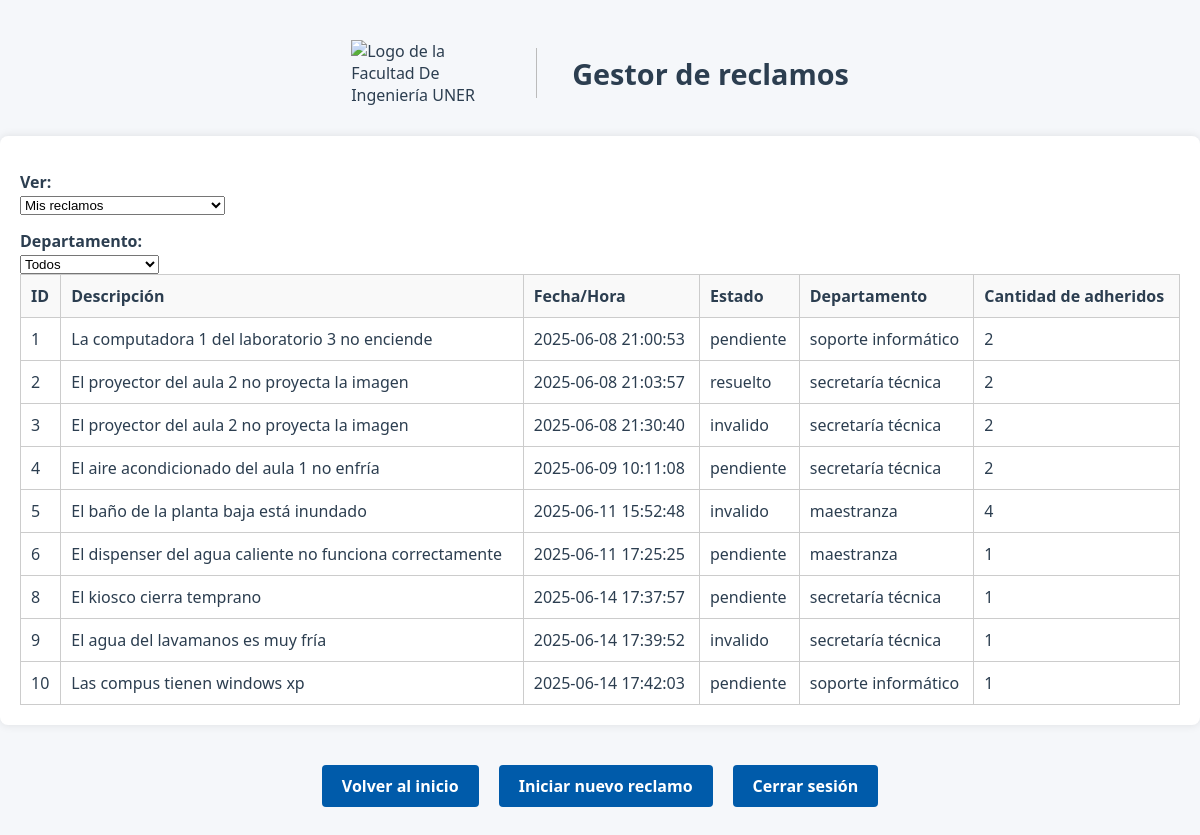
/listarReclamos (signed in), run on an earlier commit of the app's database.
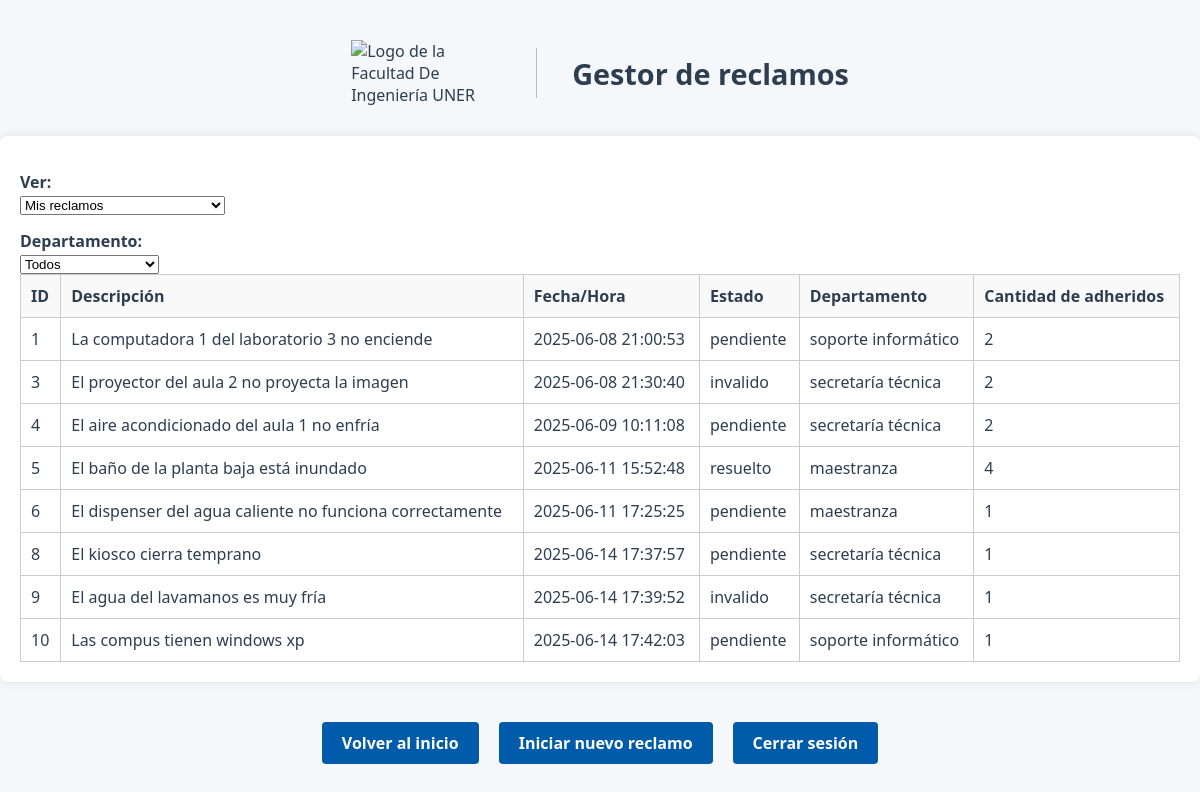
And on a later commit of the database.
### modules/modelosDTO.py (models this page shows, shortened)
class ModeloReclamo(Base):
    __tablename__ = 'Reclamos'
    id = Column(Integer(), primary_key=True, autoincrement=True)
    idUsuario = Column(Integer, ForeignKey('Usuarios.id'), nullable=False)
    fechaYHora = Column(String(50), nullable=False)  # Formato de fecha y hora
    estado = Column(String(20), nullable=False, default='pendiente')
    tiempoResolucion = Column(Integer, nullable=True, default=None)
    departamento = Column(String(20), nullable=False)
    numeroAdheridos = Column(Integer, nullable=False, default=0)
    descripcion = Column(Text, nullable=False)
    imagen = Column(String(255), nullable=True)
    usuariosAdheridos = relationship(
        "ModeloUsuario",
        secondary=asociacion_usuarios_adheridos,
        backref="reclamosAdheridos"
    ) #como definimos backref no hace falta poner la relacion inversa

### server.py (the view)
@app.route("/listarReclamos", methods=["GET", "POST"])
@login_required
def listarReclamos():
    username = current_user.nombre
    idUsuario = current_user.id
    filtroUsuario = request.form.get("filtroUsuario", "mios")
    filtroDepartamento = request.form.get("filtroDepartamento", "todos")
    if filtroUsuario == "todos":
        reclamosFiltrados = repoReclamo.obtenerRegistrosFiltro("estado", "pendiente")
    elif filtroUsuario == "mios":
        reclamosMios = repoReclamo.obtenerRegistrosFiltro("idUsuario", idUsuario)
        todosReclamos = repoReclamo.obtenerRegistrosTotales()
        reclamosAdheridos = [r for r in todosReclamos if idUsuario in r.usuariosAdheridos]
        reclamosFiltrados = list({r.id: r for r in reclamosMios + reclamosAdheridos}.values())
    if filtroDepartamento != "todos":
        reclamosFiltrados = [
            r for r in reclamosFiltrados if r.departamento == filtroDepartamento
        ]
    return render_template(
        "listarReclamos.html",
        reclamos=reclamosFiltrados,
        username=username,
        idUsuario=idUsuario,
        filtro_usuario=filtroUsuario
    )

### modules/gestorLogin.py (called while the page is built)
    def __cargarUsuarioActual(self, idUsuario):
        usuario = self.__gestorUsuarios.cargarUsuario(idUsuario)
        if usuario:
            return FlaskLoginUser(usuario)
        return None

### modules/gestorUsuarios.py (called while the page is built)
    def cargarUsuario(self, idUsuario):
        registro = self.__repo.obtenerRegistroFiltro("id", idUsuario) #devuelve un objeto Usuario o None
        return registro.to_dict() if registro else None

### modules/reclamo.py (called while the page is built)
    @property
    def id(self):
        return self.__id

    @property
    def fechaYHora(self):
        return self.__fechaYHora

    @property
    def estado(self):
        return self.__estado

    @property
    def departamento(self):
        return self.__departamento

    @property
    def numeroAdheridos(self):
        return self.__numeroAdheridos

    @property
    def descripcion(self):
        return self.__descripcion

    @property
    def usuariosAdheridos(self):
        return self.__usuariosAdheridos

### modules/repositorioConcretoBD.py (called while the page is built)
    def obtenerRegistroFiltro(self, filtro, valor):
        modeloUsuario = self.__session.query(ModeloUsuario).filter_by(**{filtro:valor}).first()
        return self.__map_modelo_a_usuario(modeloUsuario) if modeloUsuario else None

    def __map_modelo_a_usuario(self, modeloUsuario: ModeloUsuario):
        return Usuario(
            id=modeloUsuario.id,  # Asumiendo que el modelo tiene un campo id
            nombre=modeloUsuario.nombre,
            apellido=modeloUsuario.apellido,
            email=modeloUsuario.email,
            nombreUsuario=modeloUsuario.nombreUsuario,
            rol=modeloUsuario.rol,
            password=modeloUsuario.password
        )

    def obtenerRegistrosFiltro(self, filtro, valor):
        if isinstance(valor, list) and len(valor) > 0:
            valor = valor[0]
        modeloReclamo = self.__session.query(ModeloReclamo).filter_by(**{filtro: valor}).all()
        if modeloReclamo:
            return [self.__map_modelo_a_reclamo(reclamo) for reclamo in modeloReclamo]
        return []

    def obtenerRegistrosTotales(self):
        modeloReclamo = self.__session.query(ModeloReclamo).all()
        return [self.__map_modelo_a_reclamo(reclamo) for reclamo in modeloReclamo]

### modules/usuario.py (called while the page is built)
    @property
    def id(self):
        return self.__id

    @property
    def nombre(self):
        return self.__nombre

    @property
    def apellido(self):
        return self.__apellido

    @property
    def email(self):
        return self.__email

    @property
    def nombreUsuario(self):
        return self.__nombreUsuario

### templates/listarReclamos.html (shortened to what this page needs)
<!DOCTYPE html>
<html lang="es">
<head>
    <link rel="stylesheet" href="{{ url_for('static', filename='style.css') }}">
</head>
<body>
    <div class="header">
        <img src="{{ url_for('static', filename='logoFiuner.png') }}" alt="Logo de la Facultad De Ingeniería UNER" class="logo" width="150" height="50">
        <h1>Gestor de reclamos</h1>
    </div>
<div class="tabla-reclamos">
    <form method="post" action="{{ url_for('listarReclamos') }}">
        <div class="filtros-superiores">
            <label for="filtroUsuario">Ver:</label>
            <select name="filtroUsuario" onchange="this.form.submit()">
                <option value="mios" {% if request.form.get('filtroUsuario') == 'mios' %}selected{% endif %}>Mis reclamos</option>
            </select>
            <label for="filtroDepartamento">Departamento:</label>
            <select name="filtroDepartamento" onchange="this.form.submit()">
                <option value="todos" {% if request.form.get('filtroDepartamento') == 'todos' %}selected{% endif %}>Todos</option>
            </select>
        </div>
    </form>
    <table>
        <thead>
            <tr>
                <th>ID</th>
                <th>Descripción</th>
                <th>Fecha/Hora</th>
                <th>Estado</th>
                <th>Departamento</th>
                <th>Cantidad de adheridos</th>
            </tr>
        </thead>
        <tbody>
            {% if reclamos %}
                {% for reclamo in reclamos %}
                    <tr>
                        <td>{{ reclamo.id }}</td>
                        <td>{{ reclamo.descripcion }}</td>
                        <td>{{ reclamo.fechaYHora }}</td>
                        <td>{{ reclamo.estado }}</td>
                        <td>{{ reclamo.departamento }}</td>
                        <td>{{ reclamo.numeroAdheridos }}</td>
                    </tr>
                {% endfor %}
            {% else %}
                <tr>
                    <td colspan="7" style="text-align: center;">No hay reclamos para mostrar.</td>
                </tr>
            {% endif %}
        </tbody>
    </table>
</div>
    <div class="botones">
        <a href="{{ url_for('bienvenido') }}" class="btn-registro">Volver al inicio</a>
        <a href="{{ url_for('crearReclamos') }}" class="btn-registro">Iniciar nuevo reclamo</a>
        <a href="{{ url_for('logout') }}" class="btn-registro">Cerrar sesión</a>
    </div>
</body>
</html>

### static/style.css (style rules this page uses)
.header { display: flex; align-items: center; justify-content: center; gap: 20px; margin-top: 40px; padding: 0 20px; text-align: left; flex-wrap: wrap; }
body { font-family: 'Segoe UI', 'Roboto', 'Helvetica Neue', sans-serif; background-color: #f5f7fa; color: #2c3e50; margin: 0; padding: 0; min-height: 100vh; }
.logo { width: 150px; height: auto; }
h1 { font-size: 1.8em; color: #2c3e50; margin: 0; }
.btn-registro, .links { display: inline-block; padding: 10px 20px; background-color: #005baa; color: #fff !important; border: none; border-radius: 4px; text-decoration: none; font-weight: bold; margin-top: 10px; transition: background 0.2s; cursor: pointer; }
form { background-color: transparent; padding: 0; margin-top: 0; border-radius: 0; box-shadow: none; width: 100%; max-width: none; }
label { display: block; margin-top: 15px; font-weight: 600; }
.botones { display: flex; gap: 20px; flex-wrap: wrap; justify-content: center; margin-top: 20px; }
.tabla-reclamos { background-color: white; width: 100%; padding: 20px; box-sizing: border-box; border-radius: 8px; box-shadow: 0 0 10px rgba(0,0,0,0.1); margin-top: 30px; }
.tabla-reclamos table { width: 100%; border-collapse: collapse; }
.tabla-reclamos th, .tabla-reclamos td { padding: 10px; border: 1px solid #ccc; text-align: left; }
.tabla-reclamos thead { background-color: #f9f9f9; }
.botones { margin-top: 30px; text-align: center; }
.header { display: flex; align-items: center; gap: 15px; margin-bottom: 20px; }

What changed in the data, as far as the page shows it:
removed ModeloReclamo: id "2", descripcion "El proyector del aula 2 no proyecta la imagen", fechaYHora "2025-06-08 21:03:57", estado "resuelto", departamento "secretaría técnica", numeroAdheridos "2"
changed ModeloReclamo "El baño de la planta baja está inundado": estado "invalido" → "resuelto"
